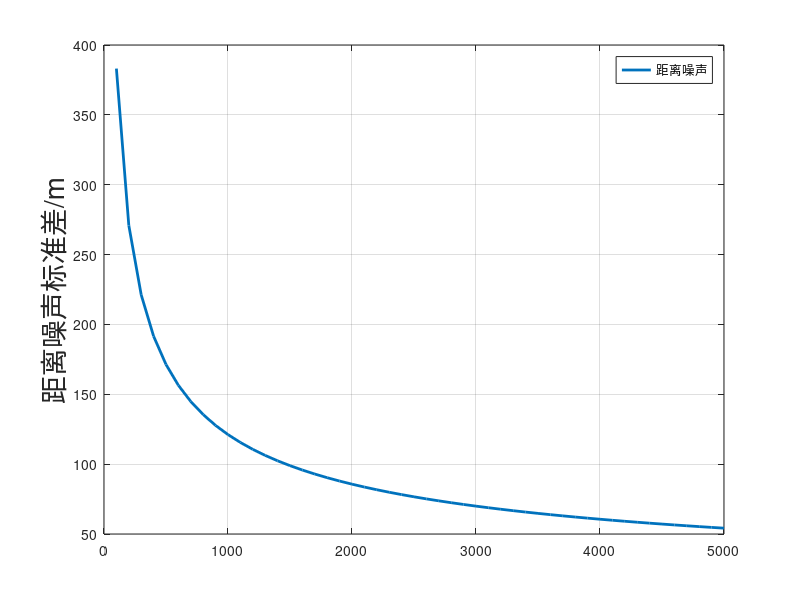

Write the MATLAB code that produced this figure. (Note: this script raises an error after producing the figure.)
clear;
w = 100:100:5000;
P = w.*(26000^2*0.03^2*100/((4*pi)^3*10000^4));
N = 4*10^-15;
SNR = P./N;
rho = (3*10^8*1*10^-3/(2*sqrt(2))).*(1./(SNR.^0.5));
hold on;
box on;
grid on;
plot(w,rho,'Color','#0072BD','LineWidth',2,'DisplayName','距离噪声'); 
legend();
ylabel('距离噪声标准差/m','FontSize',20); 
xlabel('雷达发射功率/W','FontSize',0);